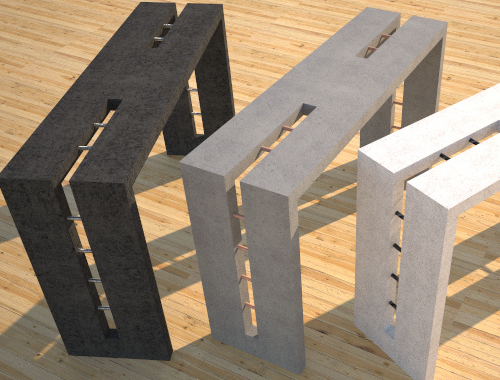
%> input picture ref.bmp, 500 x 380 px
$ octave demo.m   (GNU Octave 9; MATLAB toolbox functions it lacks are replaced by stand-ins)
%> lines starting %> are read from the running program, lines starting %| are printed output that depends on the picture
### compute_sf_sn.m
function [sf, sn] = compute_sf_sn(imgref, imgdis)

    [m, n] = size(imgdis);
    s = min(m, n);
    Orig_ref = imresize(imgref, [s, s]);
    %Transform
    Orig_T_ref = dct2(Orig_ref);
    %Split between high- and low-frequency in the spectrum
    cutoff = round(0.5 * s);
    High_T_ref = fliplr(tril(fliplr(Orig_T_ref), cutoff));
    Low_T_ref = Orig_T_ref - High_T_ref;
    %Transform back
    High_ref = idct2(High_T_ref);
    Low_ref = idct2(Low_T_ref);

    Orig = imresize(imgdis, [s, s]);
    %Transform
    Orig_T = dct2(Orig);
    %Split between high- and low-frequency in the spectrum (*)
    cutoff = round(0.5 * s);
    High_T = fliplr(tril(fliplr(Orig_T), cutoff));
    Low_T = Orig_T - High_T;
    %Transform back
    High = idct2(High_T);
    Low = idct2(Low_T);

    sf = msssim(uint8(Low_ref), uint8(Low));
    sn = entropy(uint8(High));
end

### msssim.m
function overall_mssim = msssim(img1, img2, K, win, level, weight, method)

% Multi-scale Structural Similarity Index (MS-SSIM)
% Z. Wang, E. P. Simoncelli and A. C. Bovik, "Multi-scale structural similarity
% for image quality assessment," Invited Paper, IEEE Asilomar Conference on
% Signals, Systems and Computers, Nov. 2003

if (nargin < 2 || nargin > 7)
   overall_mssim = -Inf;
   return;
end

if (~exist('K'))
   K = [0.01 0.03];
end

if (~exist('win'))
   win = fspecial('gaussian', 11, 1.5);
end

if (~exist('level'))
   level = 5;
end

if (~exist('weight'))
   weight = [0.0448 0.2856 0.3001 0.2363 0.1333];
end

if (~exist('method'))
   method = 'product';
end

if (size(img1) ~= size(img2))
   overall_mssim = -Inf;
   return;
end

[M N] = size(img1);
if ((M < 11) || (N < 11))
   overall_mssim = -Inf;
   return
end

if (length(K) ~= 2)
   overall_mssim = -Inf;
   return;
end

if (K(1) < 0 || K(2) < 0)
   overall_mssim = -Inf;
   return;
end

[H W] = size(win);

if ((H*W)<4 || (H>M) || (W>N))
   overall_mssim = -Inf;
   return;
end

if (level < 1)
   overall_mssim = -Inf;
   return
end


min_img_width = min(M, N)/(2^(level-1));
max_win_width = max(H, W);
if (min_img_width < max_win_width)
   overall_mssim = -Inf;
   return;
end

if (length(weight) ~= level || sum(weight) == 0)
   overall_mssim = -Inf;
   return;
end

if (method ~= 'wtd_sum' & method ~= 'product')
   overall_mssim = -Inf;
   return;
end

downsample_filter = ones(2)./4;
im1 = double(img1);
im2 = double(img2);
for l = 1:level
   [mssim_array(l) ssim_map_array{l} mcs_array(l) cs_map_array{l}] = my_ssim_index_new(im1, im2, K, win);
%   [M N] = size(im1);
   filtered_im1 = imfilter(im1, downsample_filter, 'symmetric', 'same');
   filtered_im2 = imfilter(im2, downsample_filter, 'symmetric', 'same');
   clear im1, im2;
   im1 = filtered_im1(1:2:end, 1:2:end);
   im2 = filtered_im2(1:2:end, 1:2:end);
end

if (method == 'product')
%   overall_mssim = prod(mssim_array.^weight);
   overall_mssim = prod(mcs_array(1:level-1).^weight(1:level-1))*(mssim_array(level).^weight(level));
else
   weight = weight./sum(weight);
   overall_mssim = sum(mcs_array(1:level-1).*weight(1:level-1)) + mssim_array(level).*weight(level);
end
end

### my_ssim_index_new.m
function [mssim, ssim_map, mcs, cs_map] = my_ssim_index_new(img1, img2, K, win)

if (nargin < 2 || nargin > 4)
   mssim = -Inf;
   ssim_map = -Inf;
   return;
end

if (size(img1) ~= size(img2))
   mssim = -Inf;
   ssim_map = -Inf;
   return;
end

[M N] = size(img1);

if (nargin == 2)
   if ((M < 11) || (N < 11))
	   mssim = -Inf;
	   ssim_map = -Inf;
      return
   end
   win = fspecial('gaussian', 11, 1.5);	%
   K(1) = 0.01;										% default settings
   K(2) = 0.03;										%
end

if (nargin == 3)
   if ((M < 11) || (N < 11))
	   mssim = -Inf;
	   ssim_map = -Inf;
      return
   end
   win = fspecial('gaussian', 11, 1.5);
   if (length(K) == 2)
      if (K(1) < 0 || K(2) < 0)
		   mssim = -Inf;
   		ssim_map = -Inf;
	   	return;
      end
   else
	   mssim = -Inf;
   	ssim_map = -Inf;
	   return;
   end
end

if (nargin == 4)
   [H W] = size(win);
   if ((H*W) < 4 || (H > M) || (W > N))
	   mssim = -Inf;
	   ssim_map = -Inf;
      return
   end
   if (length(K) == 2)
      if (K(1) < 0 || K(2) < 0)
		   mssim = -Inf;
   		ssim_map = -Inf;
	   	return;
      end
   else
	   mssim = -Inf;
   	ssim_map = -Inf;
	   return;
   end
end

C1 = (K(1)*255)^2;
C2 = (K(2)*255)^2;
win = win/sum(sum(win));

mu1   = filter2(win, img1, 'valid');
mu2   = filter2(win, img2, 'valid');
mu1_sq = mu1.*mu1;
mu2_sq = mu2.*mu2;
mu1_mu2 = mu1.*mu2;
sigma1_sq = filter2(win, img1.*img1, 'valid') - mu1_sq;
sigma2_sq = filter2(win, img2.*img2, 'valid') - mu2_sq;
sigma12 = filter2(win, img1.*img2, 'valid') - mu1_mu2;

if (C1 > 0 & C2 > 0)
   ssim_map = ((sigma12 + C2)./(sqrt(sigma1_sq).*sqrt(sigma2_sq) + C2));
   %((2*mu1_mu2 + C1).*(2*sigma12 + C2))./((mu1_sq + mu2_sq + C1).*(sigma1_sq + sigma2_sq + C2));
   cs_map = (2*sigma12 + C2)./(sigma1_sq + sigma2_sq + C2);
else
   numerator1 = 2*mu1_mu2 + C1;
   numerator2 = 2*sigma12 + C2;
	denominator1 = mu1_sq + mu2_sq + C1;
   denominator2 = sigma1_sq + sigma2_sq + C2;

   ssim_map = ones(size(mu1));
   index = (denominator1.*denominator2 > 0);
   ssim_map(index) = (numerator1(index).*numerator2(index))./(denominator1(index).*denominator2(index));
   index = (denominator1 ~= 0) & (denominator2 == 0);
   ssim_map(index) = numerator1(index)./denominator1(index);

   cs_map = ones(size(mu1));
   index = denominator2 > 0;
   cs_map(index) = numerator2(index)./denominator2(index);
end

mssim = mean2(ssim_map);
mcs = mean2(cs_map);

end

### demo.m

clc
clear all
close all


imgref = double(rgb2gray(imread('ref.bmp')));
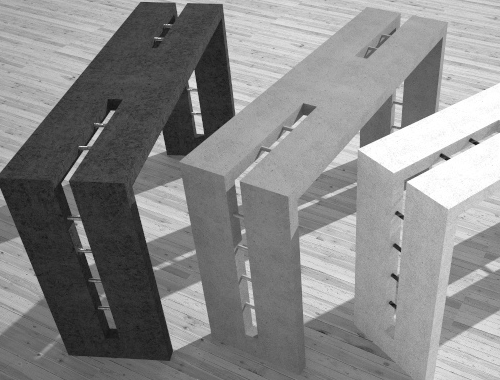
%> imgref: size 380x500 double; min 16, max 255, mean 136.1
imgdis = double(rgb2gray(imread('dis.bmp')));
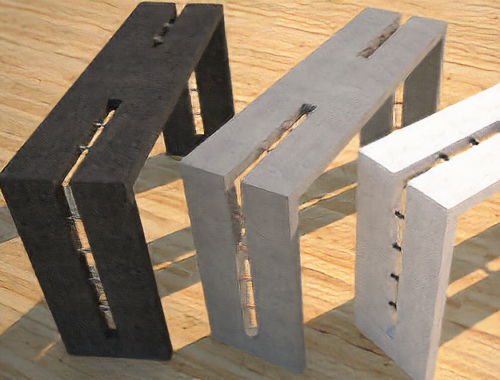
%> input picture dis.bmp, 500 x 380 px
%> imgdis: size 380x500 double; min 7, max 254, mean 133.2

[sf, sn] = compute_sf_sn(imgref, imgdis);
%> in compute_sf_sn, `High_T = fliplr(tril(fliplr(Orig_T), cutoff));`:
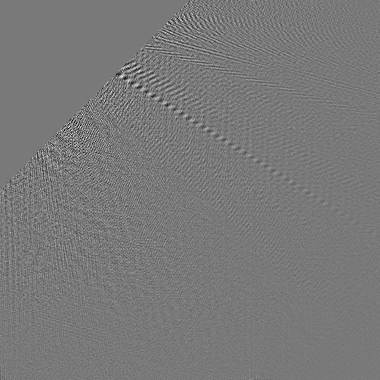
%> High_T: size 380x380 double; min -66.69, max 73.31, mean 0; drawn with min black and max white
%> in compute_sf_sn, `High = idct2(High_T);`:
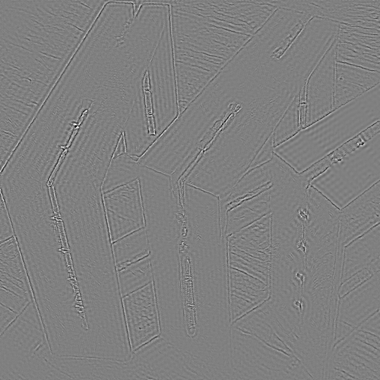
%> High: size 380x380 double; min -93.12, max 91.94, mean 0; drawn with min black and max white
%> in msssim, `im2 = double(img2);`:
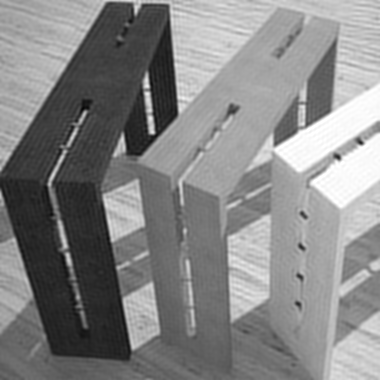
%> im2: size 380x380 double; min 6, max 255, mean 133.2
%> the loop in msssim, `for l = 1:level` made 5 passes
%> (mssim in my_ssim_index_new, mcs in my_ssim_index_new) on passes 1 to 5: (0.964, 0.936), (0.976, 0.963), (0.992, 0.989), (0.999, 0.998), (1, 0.999)
%> pass 1, in my_ssim_index_new, `mu1   = filter2(win, img1, 'valid');`:
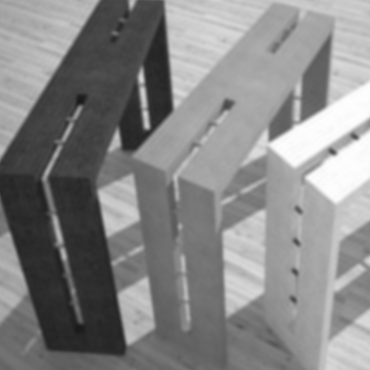
%> mu1: size 370x370 double; min 24.88, max 254.2, mean 134.7
%> pass 1, in my_ssim_index_new, `mu1_sq = mu1.*mu1;`:
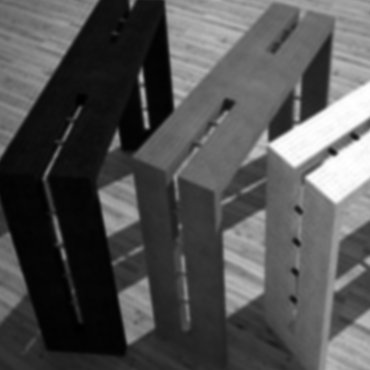
%> mu1_sq: size 370x370 double; min 619.1, max 64616.5, mean 21321.8; drawn with min black and max white
%> after the loop in msssim, `for l = 1:level`: cs_map_array = 5 items; mcs_array = [0.936 0.963 0.989 0.998 0.999]; mssim_array = [0.964 0.976 0.992 0.999 1]; ssim_map_array = 5 items
%> in msssim, `overall_mssim = prod(mcs_array(1:level-1).^weight(1:level-1))*(mssim_a..`: overall_mssim = 0.983
%> in compute_sf_sn, `sn = entropy(uint8(High));`: sn = 2.5
%> sf = 0.983; sn = 2.5

%If test on the whole database, normalize sn
%sn = normalization(sn, 0, 1, max(sn), min(sn));
sf
%> sf = 0.983
sn
%> sn = 2.5
pred_score = (1+0.9)*sf+(1-0.9)*sn
%> pred_score = 2.12
